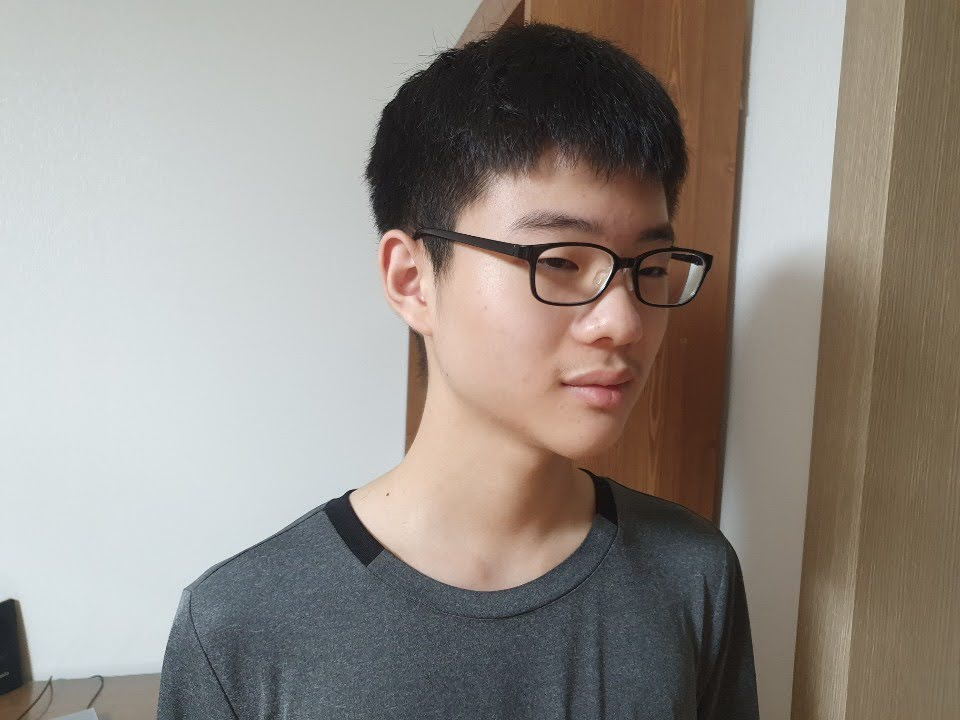
#> input picture 사람/김인환/1632758101695-1.jpg, 960 x 720 px; its folder holds 4 pictures in this run
$ python test2.py
#> lines starting #> are read from the running program, lines starting #| are printed output that depends on the picture
import cv2
import glob
import numpy as np
import matplotlib.pyplot as plt

paths = glob.glob('사람/김인환/*.jpg')
paths = np.array([plt.imread(paths[i]) for i in range(len(paths))])
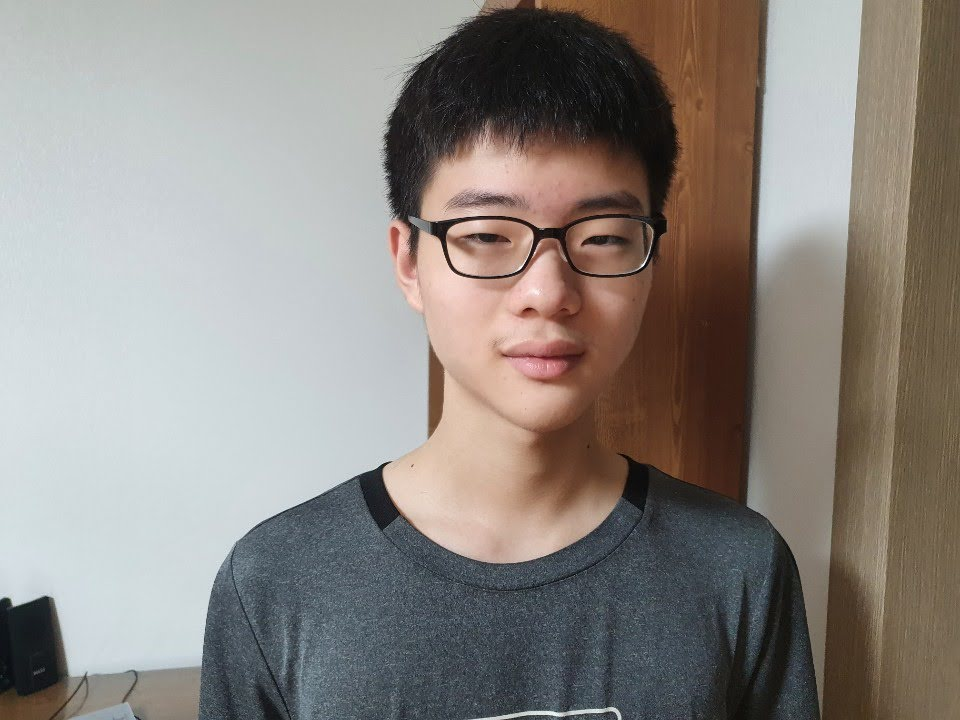
#> input picture 사람/김인환/1632758101695-10.jpg, 960 x 720 px
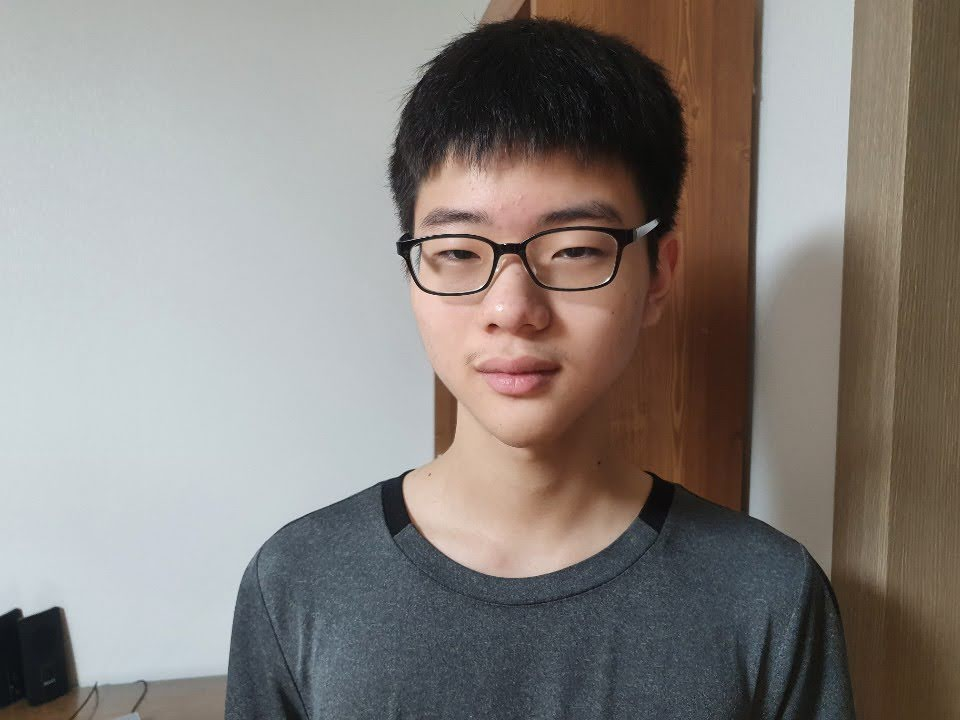
#> input picture 사람/김인환/1632758101695-11.jpg, 960 x 720 px
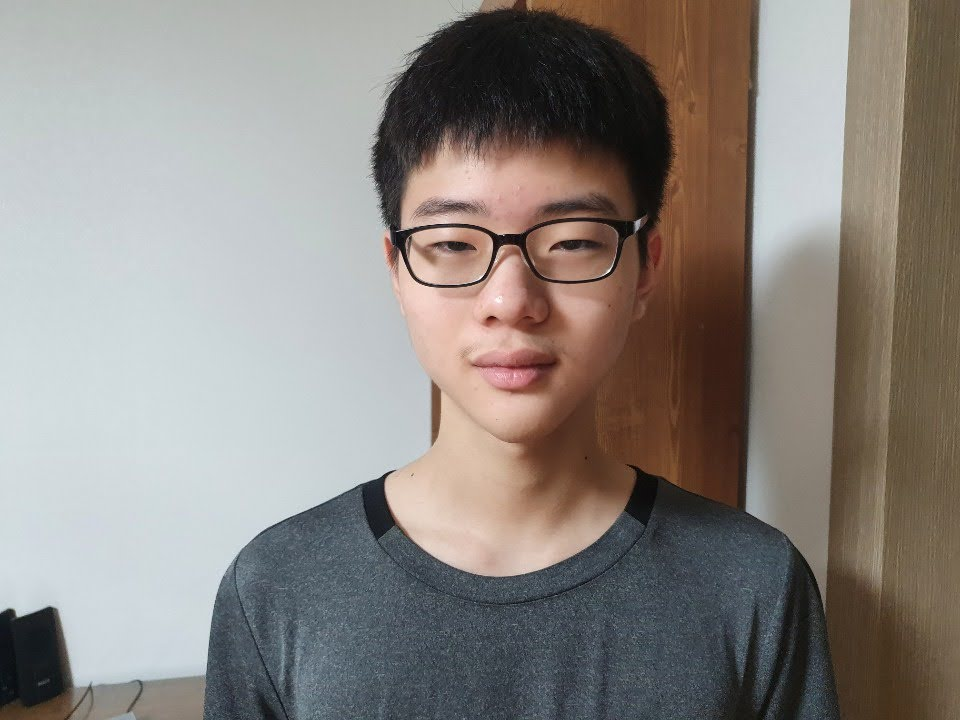
#> input picture 사람/김인환/1632758101695-12.jpg, 960 x 720 px
size = (640, 480)
frame_resized = []
for i in range(len(paths)):
    paths[i] = paths[i].astype(np.int16)

#> (the run stopped early here; a loop or call above may not have finished)
